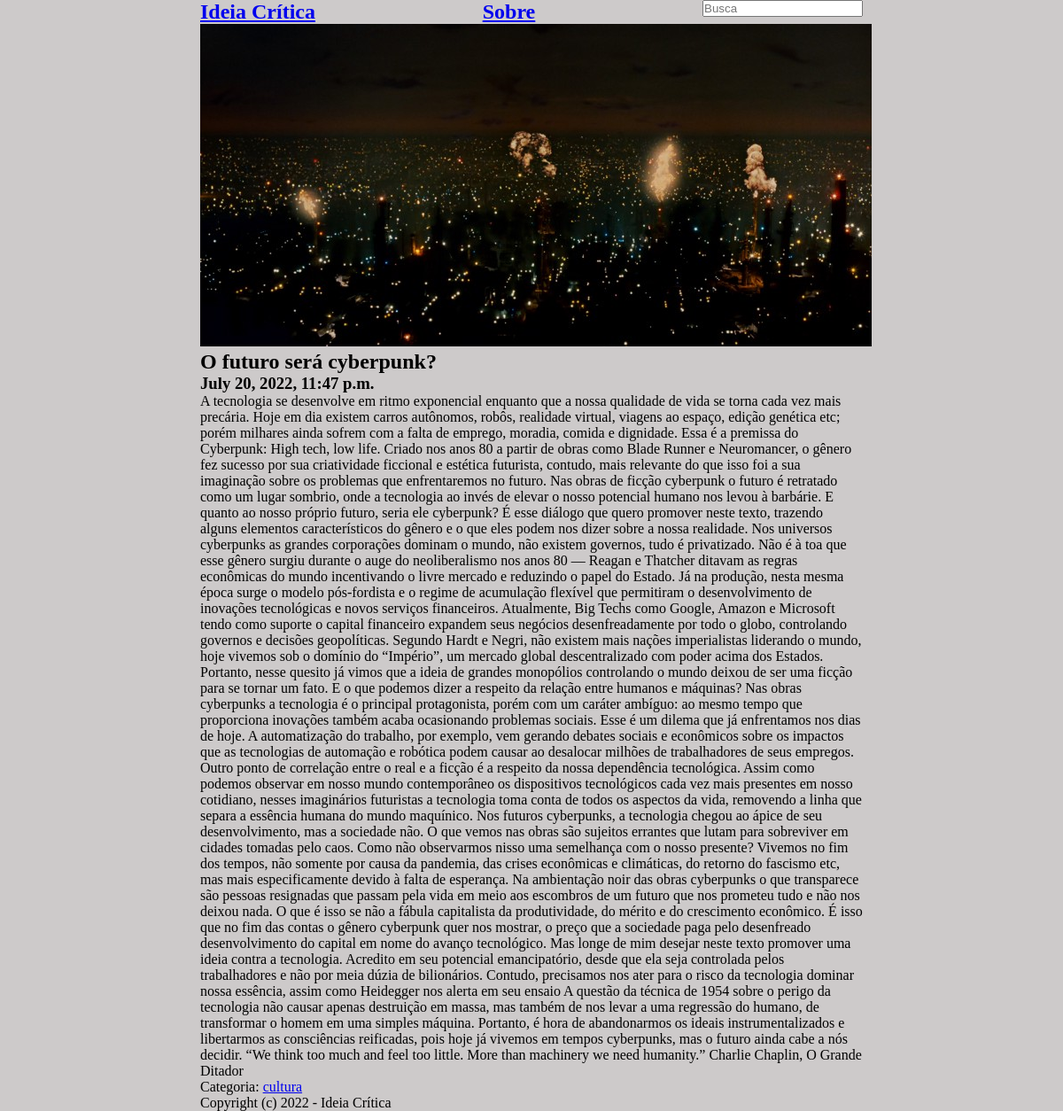
Page /cultura/o-futuro-sera-cyberpunk/ on the committed database.
### blog_back/models.py (models this page shows, shortened)
class Post(models.Model):
    ACTIVE = 'active'
    DRAFT = 'draft'
    CHOICES_STATUS =  (
        (ACTIVE, 'Active'),
        (DRAFT, 'Draft')
    )
    category = models.ForeignKey(Category, related_name='posts', on_delete=models.CASCADE)
    title = models.CharField(max_length=255)
    slug = models.SlugField()
    intro = models.TextField(max_length=255)
    body = models.TextField()
    created_at = models.DateTimeField(auto_now_add=True)
    status = models.CharField(max_length=10, choices=CHOICES_STATUS, default=ACTIVE)
    image = models.ImageField(upload_to='uploads/', blank=True, null=True)
    class Meta:
        ordering = ('-created_at',)

class Category(models.Model):
    title = models.CharField(max_length=255)
    slug = models.SlugField()
    class Meta:
        ordering = ('title',)
    def __str__(self):
        return self.title

### blog_back/views.py (the view)
# urls.py: path('<slug:category_slug>/<slug:slug>/', views.detail, name='post_detail'),
def detail(request, category_slug, slug):
    post = get_object_or_404(Post, slug=slug, status=Post.ACTIVE)
    return render(request, 'blog/detail.html', {'post': post})

### blog_back/templates/blog/detail.html (shortened to what this page needs)
{% extends 'core/base.html' %}
{% block content %}
{% if post.image %}
                <figure>
                    <img src="{{ post.image.url }}" alt="">
                </figure>
                {% endif %}
<h1>{{ post.title }}</h1>
<h3>{{ post.created_at }}</h3>
<div>
    {{ post.body }}
</div>
<p>Categoria: <a href="{% url 'category_detail' post.category.slug %}">{{ post.category }}</a></p>
{% endblock %}

### core/static/style.css (style rules this page uses)
* { box-sizing: border-box; margin: 0; padding: 0; }
body { background-color: rgb(205, 202, 202); }

### rows in the picture
Post: image (picture), title "O futuro será cyberpunk?", created_at "July 20, 2022, 11:47 p.m.", body "A tecnologia se desenvolve em ritmo exponencial enquanto que a nossa qualidade de vida se torna cada vez mais precária. Hoje em dia existem carros autônomos, robôs, realidade virtual, viagens ao espaço, edição genética etc; porém milhares ainda sofrem com a falta de emprego, moradia, comida e dignidade. Essa é a premissa do Cyberpunk: High tech, low life. Criado nos anos 80 a partir de obras como Blade Runner e Neuromancer, o gênero fez sucesso por sua criatividade ficcional e estética futurista, contudo, mais relevante do que isso foi a sua imaginação sobre os problemas que enfrentaremos no futuro. Nas obras de ficção cyberpunk o futuro é retratado como um lugar sombrio, onde a tecnologia…", category "cultura"
